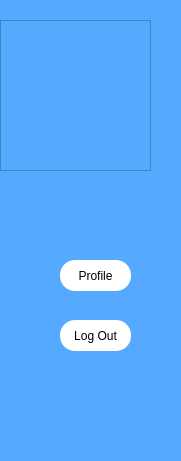
     <widget class="QWidget" name="widget_53" native="true">
      <property name="geometry">
       <rect>
        <x>10</x>
        <y>0</y>
        <width>181</width>
        <height>461</height>
       </rect>
      </property>
      <property name="styleSheet">
       <string notr="true">background:rgb(85, 170, 255);</string>
      </property>
      <widget class="QPushButton" name="profileButton_20">
       <property name="geometry">
        <rect>
         <x>60</x>
         <y>260</y>
         <width>71</width>
         <height>31</height>
        </rect>
       </property>
       <property name="styleSheet">
        <string notr="true">#profileButton_20
{
	border-radius:15px;
	background:white;
}

#profileButton_20:hover
{
	border:2px solid black;
}</string>
       </property>
       <property name="text">
        <string>Profile</string>
       </property>
      </widget>
      <widget class="QPushButton" name="logOutButton_20">
       <property name="geometry">
        <rect>
         <x>60</x>
         <y>320</y>
         <width>71</width>
         <height>31</height>
        </rect>
       </property>
       <property name="styleSheet">
        <string notr="true">#logOutButton_20
{
	border-radius:15px;
	background:white;
}

#logOutButton_20:hover
{
	border:2px solid black;
}	
</string>
       </property>
       <property name="text">
        <string>Log Out</string>
       </property>
      </widget>
      <widget class="QFrame" name="frame_78">
       <property name="geometry">
        <rect>
         <x>0</x>
         <y>20</y>
         <width>151</width>
         <height>151</height>
        </rect>
       </property>
       <property name="styleSheet">
        <string notr="true">image: url(C:/Users/meriam/Documents/qt/projectSecond/floralloLogo.png);
border-image:url(:/images/floralloLogo.png);</string>
       </property>
       <property name="frameShape">
        <enum>QFrame::StyledPanel</enum>
       </property>
       <property name="frameShadow">
        <enum>QFrame::Raised</enum>
       </property>
      </widget>
     </widget>
